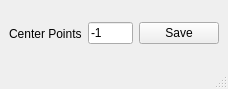
<?xml version="1.0" encoding="UTF-8"?>
<ui version="4.0">
 <class>box_behnken</class>
 <widget class="QMainWindow" name="box_behnken">
  <property name="geometry">
   <rect>
    <x>0</x>
    <y>0</y>
    <width>228</width>
    <height>89</height>
   </rect>
  </property>
  <property name="windowTitle">
   <string>Box Behnken</string>
  </property>
  <widget class="QWidget" name="centralwidget">
   <layout class="QHBoxLayout" name="horizontalLayout_2">
    <item>
     <layout class="QHBoxLayout" name="horizontalLayout">
      <item>
       <widget class="QLabel" name="label">
        <property name="toolTip">
         <string notr="true">The number of center points to include</string>
        </property>
        <property name="text">
         <string>Center Points</string>
        </property>
       </widget>
      </item>
      <item>
       <widget class="QLineEdit" name="center">
        <property name="toolTip">
         <string extracomment="asdasfaf">The number of center points to include</string>
        </property>
        <property name="toolTipDuration">
         <number>-1</number>
        </property>
        <property name="layoutDirection">
         <enum>Qt::RightToLeft</enum>
        </property>
        <property name="text">
         <string notr="true">-1</string>
        </property>
       </widget>
      </item>
      <item>
       <widget class="QPushButton" name="save">
        <property name="text">
         <string>Save</string>
        </property>
       </widget>
      </item>
     </layout>
    </item>
   </layout>
  </widget>
  <widget class="QMenuBar" name="menubar">
   <property name="geometry">
    <rect>
     <x>0</x>
     <y>0</y>
     <width>228</width>
     <height>22</height>
    </rect>
   </property>
  </widget>
  <widget class="QStatusBar" name="statusbar"/>
 </widget>
 <resources/>
 <connections/>
</ui>
